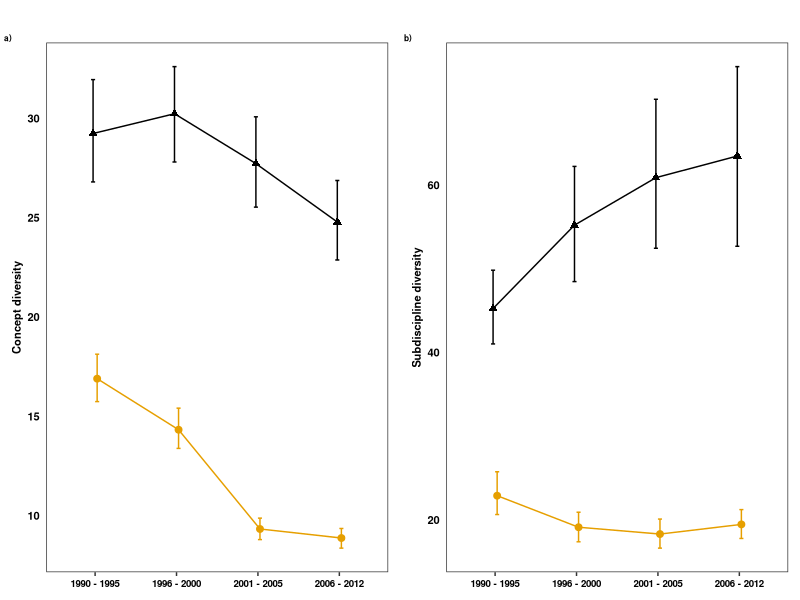
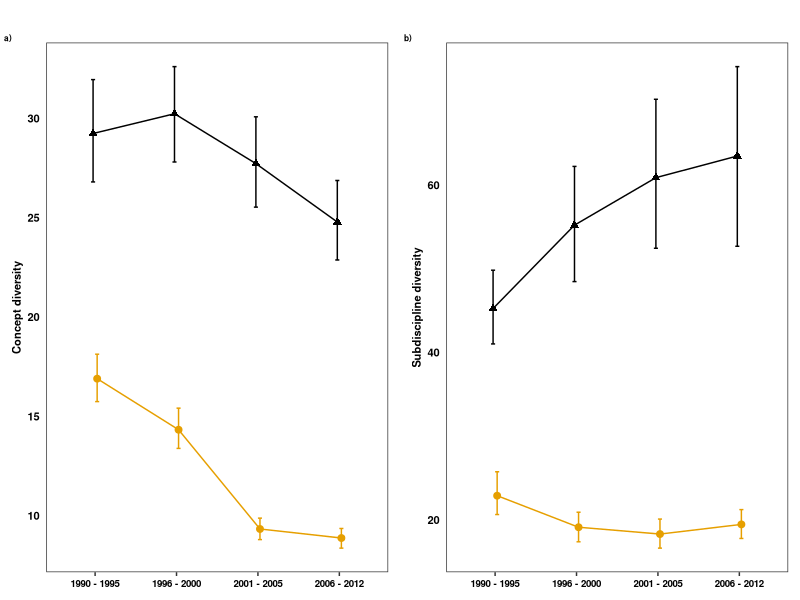

These figures' R source, in order: (Note: this script raises an error after producing the figures.)
#################################################
# Alpha diversity/Integration
# sensitivity analysis
# Remove research areas with fewer than 25 articles
# Concept and subdisdiscipline diversity 
#################################################

require(rms)
require(ggplot2)
require(dplyr)
require(tidyr)
require(reshape2)
require(ggthemes)

#######################
# 1. Concept diversity#
#######################

alpha_div<-read.csv("Cleaned_Data/integration_AlphaDiv_orders_mobr.csv",stringsAsFactors = FALSE)

alpha_div<-spread(alpha_div, group, Value, fill = NA, convert = FALSE)
alpha_divv<-filter(alpha_div, N>=25) 

alpha_divv<-alpha_divv%>%
      unite("time_ResAreas", c("TimeWindow","ResArea_Orig"),sep = ":",remove=FALSE)

alpha_divv<-alpha_divv%>%
           gather(group, Value, N:S_PIE)

# calculate means and bootstrapped CIs

alpha_divs<- alpha_divv %>%
  group_by(TimeWindow, group) %>%
  do(data.frame(rbind(smean.cl.boot(.$Value, B=1000))))

# arrange data for figures

alpha_divs$TimeWindow<-as.character(alpha_divs$TimeWindow)
alpha_divs$TimeWindow<-ifelse(alpha_divs$TimeWindow=="1990_1995","1990 - 1995",alpha_divs$TimeWindow)
alpha_divs$TimeWindow<-ifelse(alpha_divs$TimeWindow=="1996_2000","1996 - 2000",alpha_divs$TimeWindow)
alpha_divs$TimeWindow<-ifelse(alpha_divs$TimeWindow=="2001_2005","2001 - 2005",alpha_divs$TimeWindow)
alpha_divs$TimeWindow<-ifelse(alpha_divs$TimeWindow=="2006_2012","2006 - 2012",alpha_divs$TimeWindow)
alpha_divs$TimeWindow<-as.factor(alpha_divs$TimeWindow)
alpha_divs$TimeWindow <- factor(alpha_divs$TimeWindow, levels = c("1990 - 1995","1996 - 2000","2001 - 2005","2006 - 2012"))

alpha_divs<-filter(alpha_divs, group!="N" & group!="S_asymp")

Sn<-filter(alpha_divs, group=="S_n")

Alpha_divs2<-filter(alpha_divs, group=="S"|group=="S_PIE")

#######################
# Figure: S and Spie  #
#######################

Alpha_divs2$group<-as.factor(Alpha_divs2$group)
Alpha_divs2$group <- factor(Alpha_divs2$group, levels = c("S","S_PIE"))
Alpha_divs2$group<-droplevels(Alpha_divs2$group)
Alpha_divs2$group<-as.factor(Alpha_divs2$group)

pd <- position_dodge(width = 0.1)

bb<-ggplot(data=Alpha_divs2,aes(x=TimeWindow,y=Mean,group=group,colour=group,shape=group))+
  geom_point(size=2, position = pd) +
  geom_errorbar(data=Alpha_divs2,aes(ymin=Lower,ymax=Upper),width=0.1,position = pd)+
  geom_line(size=0.5,position = pd)+
  #scale_colour_poke(pokemon = 19, spread = 2, name="",labels=c("S"="S","S_PIE"= expression("S"[PIE])))+
  #scale_colour_grey(name="",labels=c("S"="S","S_PIE"= expression("S"[PIE])), n=2, start=0.5, end=0.9)+
  scale_colour_colorblind(name="",labels=c("S"="Species Richness","S_PIE"= expression("ENS"[PIE])))+
  scale_shape_manual(name="",labels=c("S"="Species Richness","S_PIE"= expression("ENS"[PIE])), values=c("S"=17, "S_PIE"=19))+
  labs(x = "", y = "Concept diversity")

DivParts_conc<-bb+ theme_bw()+theme(axis.title.x=element_blank(),
                               axis.title.y=element_text(colour="black",face=c("bold"),size=8),
                               axis.text.y=element_text(colour="black",face="bold",size=8),
                               axis.text.x=element_text(colour="black",face="bold",size=7),
                               axis.ticks.y=element_line(colour="transparent"),
                               legend.background=element_rect(fill="transparent"),
                               legend.key=element_rect(fill="transparent"),legend.key.size = unit(0.25, "cm"),
                               legend.text=element_text(size=9),
                               legend.text.align = 0.5,
                               legend.position=c(0.92,0.95),legend.direction="vertical",
                               panel.background =element_rect(fill="transparent",colour="black"),panel.grid.minor=element_blank(),
                               plot.margin=unit(c(0.3,0.3,0.3,0.3), "cm"))

##################################
### 2. Subdiscipline diversity   #
##################################

alpha_div_sub<-read.csv("Cleaned_Data/interdisciplinarity_AlphaDiv_orders_mobr.csv",stringsAsFactors = FALSE)

alpha_div_subb<-spread(alpha_div_sub, group, Value, fill = NA, convert = FALSE)
alpha_div_subb<-filter(alpha_div_subb, N>=25)

alpha_div_subb<-alpha_div_subb%>%
  unite("time_Topic", c("TimeWindow","Most_Probable_Topic"),sep = ":",remove=FALSE)

alpha_div_subb<-alpha_div_subb%>%
  gather(group, Value, N:S_PIE)

# calculate means and bootstrapped CIs

alpha_divs_subbb <- alpha_div_subb %>%
  group_by(TimeWindow, group) %>%
  do(data.frame(rbind(smean.cl.boot(.$Value, B=1000))))

# arrange data for figures

alpha_divs_subbb$TimeWindow<-as.character(alpha_divs_subbb$TimeWindow)
alpha_divs_subbb$TimeWindow<-ifelse(alpha_divs_subbb$TimeWindow=="1990_1995","1990 - 1995",alpha_divs_subbb$TimeWindow)
alpha_divs_subbb$TimeWindow<-ifelse(alpha_divs_subbb$TimeWindow=="1996_2000","1996 - 2000",alpha_divs_subbb$TimeWindow)
alpha_divs_subbb$TimeWindow<-ifelse(alpha_divs_subbb$TimeWindow=="2001_2005","2001 - 2005",alpha_divs_subbb$TimeWindow)
alpha_divs_subbb$TimeWindow<-ifelse(alpha_divs_subbb$TimeWindow=="2006_2012","2006 - 2012",alpha_divs_subbb$TimeWindow)
alpha_divs_subbb$TimeWindow<-as.factor(alpha_divs_subbb$TimeWindow)
alpha_divs_subbb$TimeWindow <- factor(alpha_divs_subbb$TimeWindow, levels = c("1990 - 1995","1996 - 2000","2001 - 2005","2006 - 2012"))

alpha_divs_subbb<-filter(alpha_divs_subbb, group!="N" & group!="S_asymp")

Sn<-filter(alpha_divs_subbb, group=="S_n")

alpha_divs_subbb2<-filter(alpha_divs_subbb, group=="S"|group=="S_PIE")

#######################
# Figure: S and Spie  #
#######################

alpha_divs_subbb2$group<-as.factor(alpha_divs_subbb2$group)
alpha_divs_subbb2$group <- factor(alpha_divs_subbb2$group, levels = c("S","S_PIE"))
alpha_divs_subbb2$group<-droplevels(alpha_divs_subbb2$group)
alpha_divs_subbb2$group<-as.factor(alpha_divs_subbb2$group)

pd2 <- position_dodge(width = 0.1)

cc<-ggplot(data=alpha_divs_subbb2,aes(x=TimeWindow,y=Mean,group=group,colour=group,shape=group))+
  geom_point(size=2, position = pd2) +
  geom_errorbar(data=alpha_divs_subbb2,aes(ymin=Lower,ymax=Upper),width=0.1,position = pd)+
  geom_line(size=0.5,position = pd)+
  #scale_colour_poke(pokemon = 19, spread = 2, name="",labels=c("S"="S","S_PIE"= expression("S"[PIE])))+
  #scale_colour_grey(name="",labels=c("S"="S","S_PIE"= expression("S"[PIE])), n=2, start=0.5, end=0.9)+
  scale_colour_colorblind(name="",labels=c("S"="Species Richness","S_PIE"= expression("ENS"[PIE])))+
  scale_shape_manual(name="",labels=c("S"="Species Richness","S_PIE"= expression("ENS"[PIE])), values=c("S"=17, "S_PIE"=19))+
  labs(x = "", y = "Subdiscipline diversity")

DivParts_sub<-cc+ theme_bw()+theme(axis.title.x=element_blank(),
                               axis.title.y=element_text(colour="black",face=c("bold"),size=8),
                               axis.text.y=element_text(colour="black",face="bold",size=8),
                               axis.text.x=element_text(colour="black",face="bold",size=7),
                               axis.ticks.y=element_line(colour="transparent"),
                               legend.background=element_rect(fill="transparent"),
                               legend.key=element_rect(fill="transparent"),legend.key.size = unit(0.25, "cm"),
                               legend.text=element_text(size=9),
                               legend.text.align = 0.5,
                               legend.position=c(0.92,0.95),legend.direction="vertical",
                               panel.background =element_rect(fill="transparent",colour="black"),panel.grid.minor=element_blank(),
                               plot.margin=unit(c(0.3,0.3,0.3,0.3), "cm"))

####################
# Combine figures  #
####################

require(cowplot)

int_tog<-plot_grid(DivParts_conc + theme(legend.position="none", 
                                      panel.background = element_blank(),
                                      panel.grid.major = element_blank()),
                   DivParts_sub +theme(legend.position="none", 
                                     panel.background = element_blank(),
                                     panel.grid.major = element_blank()),
                   labels=c("a)","b)"),label_size=6,align="vh",ncol=2)

legend <- get_legend(DivParts_conc + theme(legend.position="top",legend.direction="horizontal", legend.text=element_text(size=6)))

int_togg <- plot_grid(legend,int_tog,rel_heights = c(0.27,5),ncol=1)

ggsave(filename = file.path("Figures", "Concept_Interdiscp_alpha_Sensitivity_morethan50.png"), 
       width    = 6.5, 
       height   = 4, 
       units    = "in")

int_togg

dev.off()


png(filename="Figures/Integr_Alpha_RarefiedRichness_morethan50.png", 
    type="cairo",
    units="in", 
    width=4, 
    height=4,  
    pointsize=2, 
    res=1000)

DivParts_n


dev.off()
